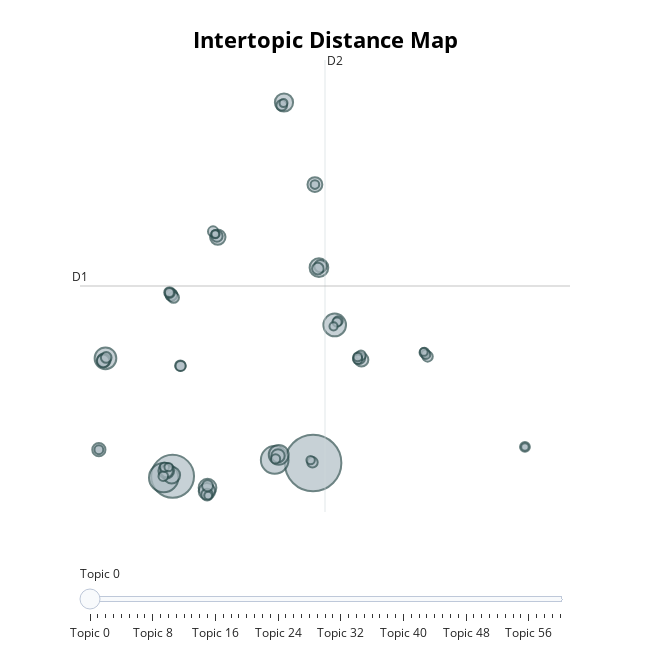

This figure's notebook cell:
### Code cell
# Topics visualization
topic_model_real.visualize_topics(custom_labels=True)
